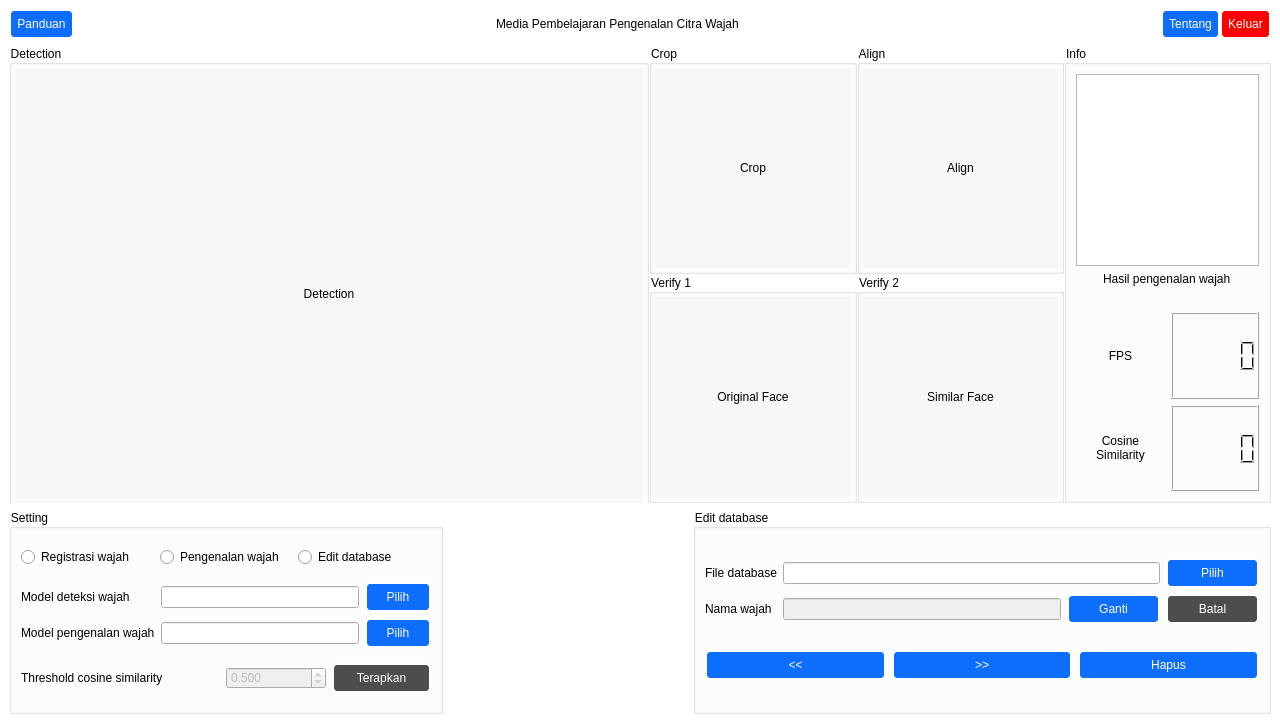
<?xml version="1.0" encoding="UTF-8"?>
<ui version="4.0">
 <class>MainWindow</class>
 <widget class="QMainWindow" name="MainWindow">
  <property name="geometry">
   <rect>
    <x>0</x>
    <y>0</y>
    <width>1280</width>
    <height>723</height>
   </rect>
  </property>
  <property name="windowTitle">
   <string>Media Pembelajaran Pengenalan Citra Wajah</string>
  </property>
  <property name="styleSheet">
   <string notr="true">#centralwidget {
	background-color: #fff;
}

QGroupBox {
	background-color: #fff;
}

QPushButton {
	background-color: #0d6efd;
	border: 2px solid #fff;
	color: #fff;
	border-radius: 5px;
	padding: 6px;
}

QPushButton:hover,
QPushButton:clicked {
	background-color: #0b5ed7;
}

QPushButton:disabled {
	background-color: #4d4d4d;
	color: #fff;
}</string>
  </property>
  <widget class="QWidget" name="centralwidget">
   <property name="minimumSize">
    <size>
     <width>1280</width>
     <height>720</height>
    </size>
   </property>
   <property name="styleSheet">
    <string notr="true"/>
   </property>
   <layout class="QVBoxLayout" name="verticalLayout_2" stretch="0,3,1">
    <item>
     <widget class="QWidget" name="widget" native="true">
      <layout class="QHBoxLayout" name="horizontalLayout_2">
       <property name="spacing">
        <number>0</number>
       </property>
       <property name="leftMargin">
        <number>0</number>
       </property>
       <property name="topMargin">
        <number>0</number>
       </property>
       <property name="rightMargin">
        <number>0</number>
       </property>
       <property name="bottomMargin">
        <number>0</number>
       </property>
       <item>
        <layout class="QHBoxLayout" name="horizontalLayout">
         <item>
          <widget class="QPushButton" name="btnPanduan">
           <property name="text">
            <string>Panduan</string>
           </property>
          </widget>
         </item>
         <item>
          <spacer name="horizontalSpacer">
           <property name="orientation">
            <enum>Qt::Horizontal</enum>
           </property>
           <property name="sizeHint" stdset="0">
            <size>
             <width>40</width>
             <height>20</height>
            </size>
           </property>
          </spacer>
         </item>
         <item>
          <widget class="QLabel" name="label_6">
           <property name="text">
            <string>Media Pembelajaran Pengenalan Citra Wajah</string>
           </property>
          </widget>
         </item>
         <item>
          <spacer name="horizontalSpacer_5">
           <property name="orientation">
            <enum>Qt::Horizontal</enum>
           </property>
           <property name="sizeHint" stdset="0">
            <size>
             <width>40</width>
             <height>20</height>
            </size>
           </property>
          </spacer>
         </item>
         <item>
          <widget class="QPushButton" name="btnTentang">
           <property name="text">
            <string>Tentang</string>
           </property>
          </widget>
         </item>
         <item>
          <widget class="QPushButton" name="btnExit">
           <property name="styleSheet">
            <string notr="true">QPushButton {
	background-color: #ff0000;
}

QPushButton:hover,
QPushButton:clicked {
	background-color: #b53a32;
}</string>
           </property>
           <property name="text">
            <string>Keluar</string>
           </property>
          </widget>
         </item>
        </layout>
       </item>
      </layout>
     </widget>
    </item>
    <item>
     <widget class="QWidget" name="widget_2" native="true">
      <layout class="QGridLayout" name="gridLayout_2" columnstretch="1,2,1" columnminimumwidth="0,0,0">
       <property name="leftMargin">
        <number>0</number>
       </property>
       <property name="topMargin">
        <number>0</number>
       </property>
       <property name="rightMargin">
        <number>0</number>
       </property>
       <property name="bottomMargin">
        <number>0</number>
       </property>
       <property name="spacing">
        <number>0</number>
       </property>
       <item row="0" column="0">
        <widget class="QGroupBox" name="groupBox">
         <property name="minimumSize">
          <size>
           <width>640</width>
           <height>480</height>
          </size>
         </property>
         <property name="title">
          <string>Detection</string>
         </property>
         <layout class="QHBoxLayout" name="horizontalLayout_6">
          <property name="spacing">
           <number>3</number>
          </property>
          <property name="leftMargin">
           <number>3</number>
          </property>
          <property name="topMargin">
           <number>3</number>
          </property>
          <property name="rightMargin">
           <number>3</number>
          </property>
          <property name="bottomMargin">
           <number>3</number>
          </property>
          <item>
           <widget class="QLabel" name="detection">
            <property name="styleSheet">
             <string notr="true">color: rgb(0,0,0);
background-color: rgb(246, 247, 247);
qproperty-alignment: AlignCenter;</string>
            </property>
            <property name="text">
             <string>Detection</string>
            </property>
            <property name="alignment">
             <set>Qt::AlignCenter</set>
            </property>
           </widget>
          </item>
         </layout>
        </widget>
       </item>
       <item row="0" column="1">
        <layout class="QGridLayout" name="gridLayout">
         <item row="0" column="0">
          <widget class="QGroupBox" name="groupBox_2">
           <property name="title">
            <string>Crop</string>
           </property>
           <layout class="QHBoxLayout" name="horizontalLayout_3">
            <property name="spacing">
             <number>3</number>
            </property>
            <property name="leftMargin">
             <number>3</number>
            </property>
            <property name="topMargin">
             <number>3</number>
            </property>
            <property name="rightMargin">
             <number>3</number>
            </property>
            <property name="bottomMargin">
             <number>3</number>
            </property>
            <item>
             <widget class="QLabel" name="crop">
              <property name="styleSheet">
               <string notr="true">color: rgb(0,0,0);
background-color: rgb(246, 247, 247);
qproperty-alignment: AlignCenter;</string>
              </property>
              <property name="text">
               <string>Crop</string>
              </property>
              <property name="alignment">
               <set>Qt::AlignCenter</set>
              </property>
             </widget>
            </item>
           </layout>
          </widget>
         </item>
         <item row="1" column="2">
          <widget class="QGroupBox" name="groupBox_10">
           <property name="title">
            <string>Verify 2</string>
           </property>
           <layout class="QHBoxLayout" name="horizontalLayout_15">
            <property name="spacing">
             <number>0</number>
            </property>
            <property name="leftMargin">
             <number>3</number>
            </property>
            <property name="topMargin">
             <number>3</number>
            </property>
            <property name="rightMargin">
             <number>3</number>
            </property>
            <property name="bottomMargin">
             <number>3</number>
            </property>
            <item>
             <widget class="QLabel" name="similarFace">
              <property name="styleSheet">
               <string notr="true">color: rgb(0,0,0);
background-color: rgb(246, 247, 247);
qproperty-alignment: AlignCenter;</string>
              </property>
              <property name="text">
               <string>Similar Face</string>
              </property>
              <property name="alignment">
               <set>Qt::AlignCenter</set>
              </property>
             </widget>
            </item>
           </layout>
          </widget>
         </item>
         <item row="0" column="2">
          <widget class="QGroupBox" name="groupBox_3">
           <property name="title">
            <string>Align</string>
           </property>
           <layout class="QHBoxLayout" name="horizontalLayout_4">
            <property name="spacing">
             <number>3</number>
            </property>
            <property name="leftMargin">
             <number>3</number>
            </property>
            <property name="topMargin">
             <number>3</number>
            </property>
            <property name="rightMargin">
             <number>3</number>
            </property>
            <property name="bottomMargin">
             <number>3</number>
            </property>
            <item>
             <widget class="QLabel" name="align">
              <property name="styleSheet">
               <string notr="true">color: rgb(0,0,0);
background-color: rgb(246, 247, 247);
qproperty-alignment: AlignCenter;</string>
              </property>
              <property name="text">
               <string>Align</string>
              </property>
              <property name="alignment">
               <set>Qt::AlignCenter</set>
              </property>
             </widget>
            </item>
           </layout>
          </widget>
         </item>
         <item row="1" column="0">
          <widget class="QGroupBox" name="groupBox_4">
           <property name="title">
            <string>Verify 1</string>
           </property>
           <layout class="QHBoxLayout" name="horizontalLayout_5">
            <property name="spacing">
             <number>3</number>
            </property>
            <property name="leftMargin">
             <number>3</number>
            </property>
            <property name="topMargin">
             <number>3</number>
            </property>
            <property name="rightMargin">
             <number>3</number>
            </property>
            <property name="bottomMargin">
             <number>3</number>
            </property>
            <item>
             <widget class="QLabel" name="originalFace">
              <property name="styleSheet">
               <string notr="true">color: rgb(0,0,0);
background-color: rgb(246, 247, 247);
qproperty-alignment: AlignCenter;</string>
              </property>
              <property name="text">
               <string>Original Face</string>
              </property>
              <property name="alignment">
               <set>Qt::AlignCenter</set>
              </property>
             </widget>
            </item>
           </layout>
          </widget>
         </item>
        </layout>
       </item>
       <item row="0" column="2">
        <widget class="QGroupBox" name="groupBox_6">
         <property name="title">
          <string>Info</string>
         </property>
         <property name="flat">
          <bool>false</bool>
         </property>
         <layout class="QVBoxLayout" name="verticalLayout_5" stretch="0,0,0,1">
          <item>
           <widget class="QListWidget" name="listDatabase">
            <property name="enabled">
             <bool>true</bool>
            </property>
           </widget>
          </item>
          <item alignment="Qt::AlignHCenter">
           <widget class="QLabel" name="label_17">
            <property name="text">
             <string>Hasil pengenalan wajah</string>
            </property>
           </widget>
          </item>
          <item>
           <layout class="QHBoxLayout" name="horizontalLayout_16">
            <item>
             <widget class="QLabel" name="hasilPengenalan">
              <property name="text">
               <string/>
              </property>
              <property name="alignment">
               <set>Qt::AlignCenter</set>
              </property>
             </widget>
            </item>
           </layout>
          </item>
          <item>
           <layout class="QGridLayout" name="gridLayout_12" columnstretch="0,0">
            <item row="0" column="0">
             <widget class="QLabel" name="label">
              <property name="text">
               <string>FPS</string>
              </property>
              <property name="alignment">
               <set>Qt::AlignCenter</set>
              </property>
             </widget>
            </item>
            <item row="0" column="1">
             <widget class="QLCDNumber" name="lcdFPS"/>
            </item>
            <item row="1" column="0">
             <widget class="QLabel" name="label_2">
              <property name="text">
               <string>Cosine 
Similarity</string>
              </property>
              <property name="textFormat">
               <enum>Qt::AutoText</enum>
              </property>
              <property name="alignment">
               <set>Qt::AlignCenter</set>
              </property>
             </widget>
            </item>
            <item row="1" column="1">
             <widget class="QLCDNumber" name="lcdSimilarity">
              <property name="inputMethodHints">
               <set>Qt::ImhFormattedNumbersOnly</set>
              </property>
              <property name="value" stdset="0">
               <double>0.000000000000000</double>
              </property>
             </widget>
            </item>
           </layout>
          </item>
         </layout>
        </widget>
       </item>
      </layout>
     </widget>
    </item>
    <item>
     <widget class="QWidget" name="widget_3" native="true">
      <property name="layoutDirection">
       <enum>Qt::LeftToRight</enum>
      </property>
      <layout class="QHBoxLayout" name="horizontalLayout_7" stretch="3,0,4">
       <property name="spacing">
        <number>0</number>
       </property>
       <property name="sizeConstraint">
        <enum>QLayout::SetDefaultConstraint</enum>
       </property>
       <property name="leftMargin">
        <number>0</number>
       </property>
       <property name="topMargin">
        <number>0</number>
       </property>
       <property name="rightMargin">
        <number>0</number>
       </property>
       <property name="bottomMargin">
        <number>0</number>
       </property>
       <item>
        <widget class="QGroupBox" name="groupBox_7">
         <property name="minimumSize">
          <size>
           <width>361</width>
           <height>0</height>
          </size>
         </property>
         <property name="title">
          <string>Setting</string>
         </property>
         <layout class="QGridLayout" name="gridLayout_5">
          <item row="3" column="0">
           <layout class="QGridLayout" name="gridLayout_4" columnstretch="2,1,1">
            <item row="0" column="0">
             <widget class="QLabel" name="label_9">
              <property name="text">
               <string>Threshold cosine similarity</string>
              </property>
             </widget>
            </item>
            <item row="0" column="1">
             <widget class="QDoubleSpinBox" name="valSimilarity">
              <property name="enabled">
               <bool>false</bool>
              </property>
              <property name="locale">
               <locale language="English" country="UnitedStates"/>
              </property>
              <property name="decimals">
               <number>3</number>
              </property>
              <property name="maximum">
               <double>1.000000000000000</double>
              </property>
              <property name="singleStep">
               <double>0.010000000000000</double>
              </property>
              <property name="value">
               <double>0.500000000000000</double>
              </property>
             </widget>
            </item>
            <item row="0" column="2">
             <widget class="QPushButton" name="btnSimilarity">
              <property name="enabled">
               <bool>false</bool>
              </property>
              <property name="text">
               <string>Terapkan</string>
              </property>
              <property name="checkable">
               <bool>false</bool>
              </property>
              <property name="checked">
               <bool>false</bool>
              </property>
              <property name="autoDefault">
               <bool>false</bool>
              </property>
              <property name="default">
               <bool>false</bool>
              </property>
              <property name="flat">
               <bool>false</bool>
              </property>
             </widget>
            </item>
           </layout>
          </item>
          <item row="1" column="0">
           <layout class="QGridLayout" name="gridLayout_3" columnstretch="0,3,1">
            <item row="1" column="2">
             <widget class="QPushButton" name="btnModelPengenalan">
              <property name="text">
               <string>Pilih</string>
              </property>
             </widget>
            </item>
            <item row="1" column="1">
             <widget class="QLineEdit" name="lnPengenalan">
              <property name="readOnly">
               <bool>true</bool>
              </property>
             </widget>
            </item>
            <item row="0" column="0">
             <widget class="QLabel" name="label_7">
              <property name="text">
               <string>Model deteksi wajah</string>
              </property>
             </widget>
            </item>
            <item row="0" column="1">
             <widget class="QLineEdit" name="lnDeteksi">
              <property name="dragEnabled">
               <bool>false</bool>
              </property>
              <property name="readOnly">
               <bool>true</bool>
              </property>
             </widget>
            </item>
            <item row="1" column="0">
             <widget class="QLabel" name="label_8">
              <property name="text">
               <string>Model pengenalan wajah</string>
              </property>
             </widget>
            </item>
            <item row="0" column="2">
             <widget class="QPushButton" name="btnModelDeteksi">
              <property name="text">
               <string>Pilih</string>
              </property>
             </widget>
            </item>
           </layout>
          </item>
          <item row="0" column="0">
           <layout class="QHBoxLayout" name="horizontalLayout_10" stretch="1,1,1">
            <item>
             <widget class="QRadioButton" name="btnRegistrasi">
              <property name="text">
               <string>Registrasi wajah</string>
              </property>
              <property name="checkable">
               <bool>true</bool>
              </property>
              <property name="checked">
               <bool>false</bool>
              </property>
              <property name="autoRepeat">
               <bool>false</bool>
              </property>
             </widget>
            </item>
            <item>
             <widget class="QRadioButton" name="btnPengenalan">
              <property name="text">
               <string>Pengenalan wajah</string>
              </property>
              <property name="checked">
               <bool>false</bool>
              </property>
             </widget>
            </item>
            <item>
             <widget class="QRadioButton" name="btnEditDB">
              <property name="text">
               <string>Edit database</string>
              </property>
             </widget>
            </item>
           </layout>
          </item>
         </layout>
        </widget>
       </item>
       <item>
        <spacer name="horizontalSpacer_2">
         <property name="orientation">
          <enum>Qt::Horizontal</enum>
         </property>
         <property name="sizeType">
          <enum>QSizePolicy::Expanding</enum>
         </property>
         <property name="sizeHint" stdset="0">
          <size>
           <width>250</width>
           <height>20</height>
          </size>
         </property>
        </spacer>
       </item>
       <item>
        <widget class="QStackedWidget" name="pilihanTab">
         <property name="enabled">
          <bool>true</bool>
         </property>
         <property name="minimumSize">
          <size>
           <width>0</width>
           <height>0</height>
          </size>
         </property>
         <property name="currentIndex">
          <number>2</number>
         </property>
         <widget class="QWidget" name="page">
          <layout class="QHBoxLayout" name="horizontalLayout_8">
           <property name="spacing">
            <number>0</number>
           </property>
           <property name="leftMargin">
            <number>0</number>
           </property>
           <property name="topMargin">
            <number>0</number>
           </property>
           <property name="rightMargin">
            <number>0</number>
           </property>
           <property name="bottomMargin">
            <number>0</number>
           </property>
           <item>
            <widget class="QGroupBox" name="groupBox_8">
             <property name="enabled">
              <bool>true</bool>
             </property>
             <property name="title">
              <string>Registrasi wajah</string>
             </property>
             <layout class="QGridLayout" name="gridLayout_7" columnstretch="5,0,0">
              <item row="0" column="2" rowspan="2">
               <layout class="QVBoxLayout" name="verticalLayout">
                <property name="spacing">
                 <number>6</number>
                </property>
                <property name="leftMargin">
                 <number>0</number>
                </property>
                <item>
                 <widget class="QPushButton" name="btnStartRegistrasi">
                  <property name="text">
                   <string>Start</string>
                  </property>
                 </widget>
                </item>
                <item>
                 <widget class="QPushButton" name="btnPauseRegistrasi">
                  <property name="text">
                   <string>Pause</string>
                  </property>
                 </widget>
                </item>
                <item>
                 <widget class="QPushButton" name="btnRegister">
                  <property name="sizePolicy">
                   <sizepolicy hsizetype="MinimumExpanding" vsizetype="Fixed">
                    <horstretch>0</horstretch>
                    <verstretch>0</verstretch>
                   </sizepolicy>
                  </property>
                  <property name="text">
                   <string>Register &amp;&amp; Save</string>
                  </property>
                 </widget>
                </item>
                <item>
                 <widget class="QPushButton" name="btnStopRegistrasi">
                  <property name="text">
                   <string>Stop</string>
                  </property>
                 </widget>
                </item>
               </layout>
              </item>
              <item row="0" column="0">
               <layout class="QHBoxLayout" name="horizontalLayout_11" stretch="1,2">
                <item>
                 <widget class="QRadioButton" name="btnKameraRegistrasi">
                  <property name="text">
                   <string>Kamera</string>
                  </property>
                 </widget>
                </item>
                <item>
                 <widget class="QRadioButton" name="btnVideoFotoRegistrasi">
                  <property name="text">
                   <string>Video/foto</string>
                  </property>
                 </widget>
                </item>
               </layout>
              </item>
              <item row="0" column="1">
               <spacer name="horizontalSpacer_4">
                <property name="orientation">
                 <enum>Qt::Horizontal</enum>
                </property>
                <property name="sizeType">
                 <enum>QSizePolicy::Minimum</enum>
                </property>
                <property name="sizeHint" stdset="0">
                 <size>
                  <width>50</width>
                  <height>20</height>
                 </size>
                </property>
               </spacer>
              </item>
              <item row="1" column="0">
               <layout class="QGridLayout" name="gridLayout_6" columnstretch="0,2,1">
                <property name="horizontalSpacing">
                 <number>6</number>
                </property>
                <item row="4" column="0">
                 <widget class="QLabel" name="label_13">
                  <property name="text">
                   <string>Nama wajah</string>
                  </property>
                 </widget>
                </item>
                <item row="4" column="1">
                 <widget class="QLineEdit" name="lnNamaWajah"/>
                </item>
                <item row="1" column="1">
                 <widget class="QComboBox" name="boxKameraRegistrasi">
                  <property name="enabled">
                   <bool>false</bool>
                  </property>
                 </widget>
                </item>
                <item row="1" column="0">
                 <widget class="QLabel" name="label_10">
                  <property name="text">
                   <string>Kamera</string>
                  </property>
                 </widget>
                </item>
                <item row="2" column="0">
                 <widget class="QLabel" name="label_11">
                  <property name="text">
                   <string>Video/foto</string>
                  </property>
                 </widget>
                </item>
                <item row="2" column="1">
                 <widget class="QLineEdit" name="lnVideoFotoRegistrasi">
                  <property name="enabled">
                   <bool>false</bool>
                  </property>
                  <property name="readOnly">
                   <bool>true</bool>
                  </property>
                 </widget>
                </item>
                <item row="2" column="2">
                 <widget class="QPushButton" name="btnLokasiVideoFotoR">
                  <property name="enabled">
                   <bool>false</bool>
                  </property>
                  <property name="text">
                   <string>Pilih</string>
                  </property>
                 </widget>
                </item>
                <item row="4" column="2">
                 <widget class="QPushButton" name="btnNamaWajah">
                  <property name="text">
                   <string>Terapkan</string>
                  </property>
                 </widget>
                </item>
                <item row="0" column="0">
                 <widget class="QLabel" name="label_12">
                  <property name="text">
                   <string>Lokasi penyimpanan database</string>
                  </property>
                 </widget>
                </item>
                <item row="0" column="1">
                 <widget class="QLineEdit" name="lnLokasiSimpanDB">
                  <property name="dragEnabled">
                   <bool>false</bool>
                  </property>
                  <property name="readOnly">
                   <bool>true</bool>
                  </property>
                 </widget>
                </item>
                <item row="0" column="2">
                 <widget class="QPushButton" name="btnSimpanWajah">
                  <property name="text">
                   <string>Pilih</string>
                  </property>
                 </widget>
                </item>
                <item row="1" column="2">
                 <widget class="QPushButton" name="refreshCamRegistrasi">
                  <property name="enabled">
                   <bool>false</bool>
                  </property>
                  <property name="text">
                   <string>Refresh</string>
                  </property>
                 </widget>
                </item>
               </layout>
              </item>
             </layout>
            </widget>
           </item>
          </layout>
         </widget>
         <widget class="QWidget" name="page_2">
          <layout class="QHBoxLayout" name="horizontalLayout_9">
           <property name="spacing">
            <number>0</number>
           </property>
           <property name="leftMargin">
            <number>0</number>
           </property>
           <property name="topMargin">
            <number>0</number>
           </property>
           <property name="rightMargin">
            <number>0</number>
           </property>
           <property name="bottomMargin">
            <number>0</number>
           </property>
           <item>
            <widget class="QGroupBox" name="groupBox_9">
             <property name="title">
              <string>Pengenalan wajah</string>
             </property>
             <layout class="QGridLayout" name="gridLayout_9" columnstretch="5,0,1,0">
              <item row="0" column="0">
               <layout class="QHBoxLayout" name="horizontalLayout_12" stretch="1,2">
                <item>
                 <widget class="QRadioButton" name="btnKameraPengenalan">
                  <property name="text">
                   <string>Kamera</string>
                  </property>
                 </widget>
                </item>
                <item>
                 <widget class="QRadioButton" name="btnVideoFotoPengenalan">
                  <property name="enabled">
                   <bool>true</bool>
                  </property>
                  <property name="text">
                   <string>Video/foto</string>
                  </property>
                  <property name="checkable">
                   <bool>true</bool>
                  </property>
                  <property name="checked">
                   <bool>false</bool>
                  </property>
                 </widget>
                </item>
               </layout>
              </item>
              <item row="1" column="0">
               <layout class="QGridLayout" name="gridLayout_8" columnstretch="0,3,1">
                <property name="rightMargin">
                 <number>0</number>
                </property>
                <item row="1" column="2">
                 <widget class="QPushButton" name="btnLokasiDB">
                  <property name="enabled">
                   <bool>true</bool>
                  </property>
                  <property name="text">
                   <string>Pilih</string>
                  </property>
                 </widget>
                </item>
                <item row="3" column="2">
                 <widget class="QPushButton" name="btnLokasiVideoFoto">
                  <property name="enabled">
                   <bool>false</bool>
                  </property>
                  <property name="text">
                   <string>Pilih</string>
                  </property>
                 </widget>
                </item>
                <item row="1" column="0">
                 <widget class="QLabel" name="label_15">
                  <property name="text">
                   <string>File database</string>
                  </property>
                 </widget>
                </item>
                <item row="1" column="1">
                 <widget class="QLineEdit" name="lnLokasiDB">
                  <property name="enabled">
                   <bool>true</bool>
                  </property>
                 </widget>
                </item>
                <item row="3" column="1">
                 <widget class="QLineEdit" name="lnVideoFotoPengenalan">
                  <property name="enabled">
                   <bool>false</bool>
                  </property>
                  <property name="readOnly">
                   <bool>true</bool>
                  </property>
                 </widget>
                </item>
                <item row="3" column="0">
                 <widget class="QLabel" name="label_16">
                  <property name="text">
                   <string>Video/foto</string>
                  </property>
                 </widget>
                </item>
                <item row="2" column="1">
                 <widget class="QComboBox" name="boxKameraPengenalan">
                  <property name="enabled">
                   <bool>false</bool>
                  </property>
                 </widget>
                </item>
                <item row="2" column="0">
                 <widget class="QLabel" name="label_14">
                  <property name="text">
                   <string>Kamera</string>
                  </property>
                 </widget>
                </item>
                <item row="2" column="2">
                 <widget class="QPushButton" name="refreshCamPengenalan">
                  <property name="enabled">
                   <bool>false</bool>
                  </property>
                  <property name="text">
                   <string>Refresh</string>
                  </property>
                 </widget>
                </item>
               </layout>
              </item>
              <item row="0" column="2" rowspan="2" colspan="2">
               <layout class="QVBoxLayout" name="verticalLayout_3">
                <property name="spacing">
                 <number>6</number>
                </property>
                <property name="sizeConstraint">
                 <enum>QLayout::SetDefaultConstraint</enum>
                </property>
                <property name="leftMargin">
                 <number>0</number>
                </property>
                <item>
                 <widget class="QPushButton" name="btnStartPengenalan">
                  <property name="text">
                   <string>Start</string>
                  </property>
                 </widget>
                </item>
                <item>
                 <widget class="QPushButton" name="btnPausePengenalan">
                  <property name="text">
                   <string>Pause</string>
                  </property>
                 </widget>
                </item>
                <item>
                 <widget class="QPushButton" name="btnStopPengenalan">
                  <property name="text">
                   <string>Stop</string>
                  </property>
                 </widget>
                </item>
               </layout>
              </item>
              <item row="0" column="1">
               <spacer name="horizontalSpacer_3">
                <property name="orientation">
                 <enum>Qt::Horizontal</enum>
                </property>
                <property name="sizeHint" stdset="0">
                 <size>
                  <width>50</width>
                  <height>20</height>
                 </size>
                </property>
               </spacer>
              </item>
             </layout>
            </widget>
           </item>
          </layout>
         </widget>
         <widget class="QWidget" name="page_3">
          <layout class="QHBoxLayout" name="horizontalLayout_13">
           <property name="spacing">
            <number>0</number>
           </property>
           <property name="leftMargin">
            <number>0</number>
           </property>
           <property name="topMargin">
            <number>0</number>
           </property>
           <property name="rightMargin">
            <number>0</number>
           </property>
           <property name="bottomMargin">
            <number>0</number>
           </property>
           <item>
            <widget class="QGroupBox" name="groupBox_5">
             <property name="title">
              <string>Edit database</string>
             </property>
             <layout class="QGridLayout" name="gridLayout_11">
              <item row="0" column="0">
               <layout class="QGridLayout" name="gridLayout_10" columnstretch="0,3,1,1">
                <item row="1" column="0">
                 <widget class="QLabel" name="label_5">
                  <property name="text">
                   <string>Nama wajah</string>
                  </property>
                 </widget>
                </item>
                <item row="0" column="0">
                 <widget class="QLabel" name="label_4">
                  <property name="text">
                   <string>File database</string>
                  </property>
                 </widget>
                </item>
                <item row="1" column="1">
                 <widget class="QLineEdit" name="lnEditNama">
                  <property name="enabled">
                   <bool>false</bool>
                  </property>
                 </widget>
                </item>
                <item row="1" column="2">
                 <widget class="QPushButton" name="btnEditNama">
                  <property name="text">
                   <string>Ganti</string>
                  </property>
                 </widget>
                </item>
                <item row="1" column="3">
                 <widget class="QPushButton" name="btnBatalEdit">
                  <property name="enabled">
                   <bool>false</bool>
                  </property>
                  <property name="text">
                   <string>Batal</string>
                  </property>
                 </widget>
                </item>
                <item row="0" column="3">
                 <widget class="QPushButton" name="btnEditFileDB">
                  <property name="text">
                   <string>Pilih</string>
                  </property>
                 </widget>
                </item>
                <item row="0" column="1" colspan="2">
                 <widget class="QLineEdit" name="lnEditFileDB"/>
                </item>
               </layout>
              </item>
              <item row="1" column="0">
               <layout class="QHBoxLayout" name="horizontalLayout_14">
                <item>
                 <widget class="QPushButton" name="btnPrevFrame">
                  <property name="text">
                   <string>&lt;&lt;</string>
                  </property>
                 </widget>
                </item>
                <item>
                 <widget class="QPushButton" name="btnNextFrame">
                  <property name="text">
                   <string>&gt;&gt;</string>
                  </property>
                 </widget>
                </item>
                <item>
                 <widget class="QPushButton" name="btnHapusFrame">
                  <property name="text">
                   <string>Hapus</string>
                  </property>
                 </widget>
                </item>
               </layout>
              </item>
             </layout>
            </widget>
           </item>
          </layout>
         </widget>
        </widget>
       </item>
      </layout>
     </widget>
    </item>
   </layout>
  </widget>
 </widget>
 <resources/>
 <connections/>
</ui>
